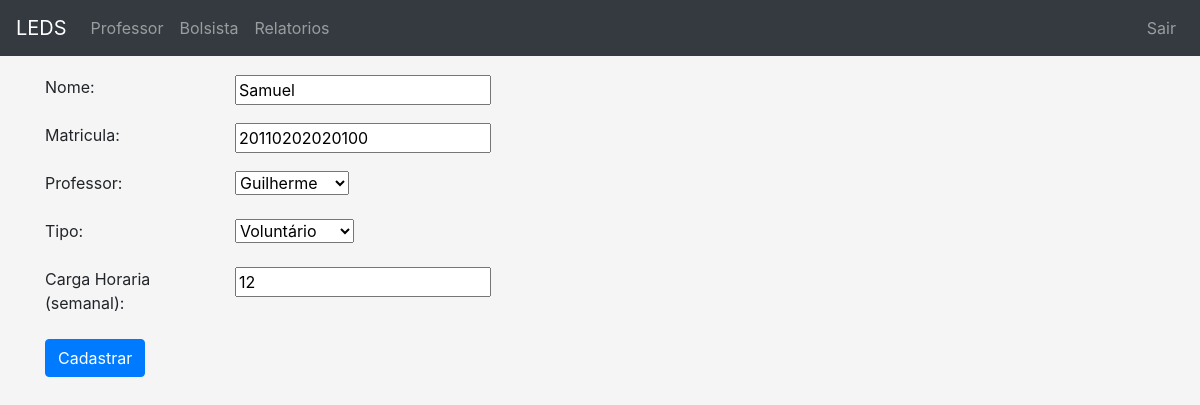
/bolsista/editar_bolsista/1 (signed in), run on the app's committed database.
### app/models.py (models this page shows, shortened)
class Bolsista(models.Model):
	TIPO_CHOICES = (
	    (0, 'Voluntário'),
	    (1, 'Remunerado'),
	)
	nome = models.CharField('Nome', max_length=100)
	matricula = models.CharField('Matricula', max_length=20,unique=True)
	cartao_rfid = models.CharField('Cartão RFID', max_length=100, null=True)
	professor = models.ForeignKey(Professor, verbose_name='Professor', related_name='bolsista_professor', on_delete=models.CASCADE, default=True)
	tipo_bolsa = models.IntegerField('Tipo', choices=TIPO_CHOICES)
	carga_horaria_semanal = models.IntegerField('Carga Horaria (semanal)', validators=[MinValueValidator(1)])
	class Meta:
		verbose_name='Bolsista'
		verbose_name_plural='Bolsistas'

### app/views.py (the view)
# urls.py: url(r'^bolsista/editar_bolsista/(?P<pk>\d+)$', views.update_bolsista, name='update_bolsista'),
@login_required(login_url='/login')
def update_bolsista(request, pk):
	bolsista = Bolsista.objects.get(pk=pk)
	form = BolsistaForm(request.POST or None, instance = bolsista)
	if form.is_valid():
		form.save()
		return redirect('app:list_bolsista')
	return render(request,'bolsista/cad_bolsista.html',{'form':form})

### app/forms.py
class BolsistaForm(forms.ModelForm):
	class Meta:
		model = Bolsista
		fields = ['nome','matricula','professor','tipo_bolsa','carga_horaria_semanal']

### app/models.py (called while the page is built)
	def __str__(self):
		return self.nome

### app/templates/bolsista/cad_bolsista.html (shortened to what this page needs)
{% extends "base.html" %}
{%load static%}
{% load django_bootstrap_breadcrumbs %}
{%block content%}
<form method="post">
    {% for field in form %}
     <div class="form-group">
        <div class="row">
            <div class="col-md-2 col-sm-2">
              {{ field.label_tag }}
            </div>
            <div class="col-md-2 col-sm-2">
                {{ field }}
            </div>
        </div>
    </div>
    {% endfor %}
    <button type="submit" class="btn btn-primary">Cadastrar</button>
</form>
{% endblock %}

### app/static/css/custom.css (style rules this page uses)
:root { --input-padding-x: .75rem; --input-padding-y: .75rem; }
html, body { height: 100%; }
body { padding-top: 75px; padding-bottom: 15%; background-color: #f5f5f5; }

### data on the page
Bolsista: form "Samuel" "20110202020100" "Guilherme" "Voluntário" "12"

### other printed values
{{ field.label_tag }} "Nome:" "Matricula:" "Professor:" "Tipo:" "Carga Horaria (semanal):"
